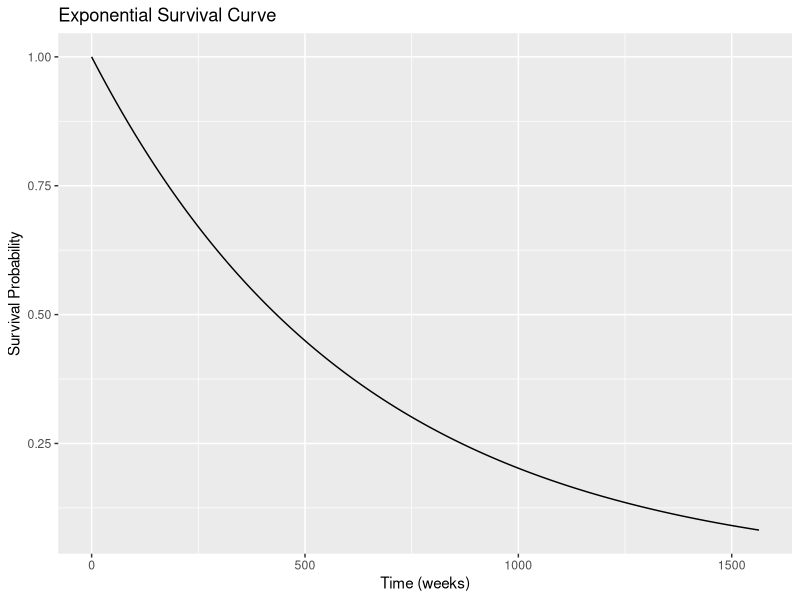

Recreate this plot in R.
## ---- chunk 1
#| message: FALSE
#| warning: FALSE
#| echo: FALSE
#| code-fold: TRUE
#| code-summary: "Show the code"
library(Matrix)
library(tidyverse)
## ---- chunk 2
P5Y <- .659
lambda <- -log(P5Y) / (5*52.14)
lambda
## ---- chunk 3
E_surv <- 1/lambda
E_surv
## ---- chunk 4
S <- function(t, lambda) {
  exp(-lambda * t)
}

t <- seq(0, 30*52.14, by = 1)

df <- data.frame(t , S = S(t, lambda))
ggplot(df, aes(x = t, y = S)) +
  geom_line() +
  labs(title = "Exponential Survival Curve", x = "Time (weeks)", y = "Survival Probability") 
  
## ---- chunk 5
#| message: false
#| warning: false
#| code-fold: TRUE
#| code-summary: "Show the code"
states <- c("C", "T", "F", "H", "NT", "D")

p12 = 0.9
p22 = 0.4
p23 = 1 - p22
p33 = 0.6
p36 = 0.001
p34 = 1 - (p33 + p36)
p46 = 0.0005
p44 = 1 - p46
p56 = 0.01
p55 = 1 - p56

P = matrix(c(
  0.0, p12, 0.0, 0.0, 1-p12, 0.0,
  0.0, p22, p23, 0.0, 0.0, 0.0,
  0.0, 0.0, p33, p34, 0.0, p36,
  0.0, 0.0, 0.0, p44, 0.0, p46,
  0.0, 0.0, 0.0, 0.0, p55, p56,
  0.0, 0.0, 0.0, 0.0, 0.0, 1.0
), nrow = length(states), byrow = TRUE)
colnames(P) <- states
rownames(P) <- states
rowSums(P)
P
## ---- chunk 6
#| message: false
#| warning: false
#| code-fold: TRUE
#| code-summary: "Show the code"
t_states <- c('T', 'F', 'H', 'D')
n_states <- c('NT', 'D')
P_t <- P[t_states, t_states]
P_n <- P[n_states, n_states]
## ---- chunk 7
#| message: false
#| warning: false
#| code-fold: TRUE
#| code-summary: "Show the code"
P_t
## ---- chunk 8
#| message: false
#| warning: false
#| code-fold: TRUE
#| code-summary: "Show the code"
P_n
## ---- chunk 9
#| message: false
#| warning: false
#| code-fold: TRUE
#| code-summary: "Show the code"
transient_states <- c("C", "T", "F", "H", "NT")
Q_t <- P_t[
  intersect(rownames(P_t), transient_states),
  intersect(colnames(P_t), transient_states),
  drop = FALSE]
  
Q_t
## ---- chunk 10
#| message: false
#| warning: false
#| code-fold: TRUE
#| code-summary: "Show the code"
Q_n <- P_n[
  intersect(rownames(P_n), transient_states),
  intersect(colnames(P_n), transient_states),
  drop = FALSE]
  
Q_n


## ---- chunk 11
#| message: false
#| warning: false
#| code-fold: TRUE
#| code-summary: "Show the code"
I_t = diag(nrow(Q_t))
N_t = solve(I_t - Q_t)
N_t
## ---- chunk 12
#| message: false
#| warning: false
#| code-fold: TRUE
#| code-summary: "Show the code"
I_n = diag(nrow(Q_n))
N_n = solve(I_n - Q_n)
N_n
## ---- chunk 13
#| message: false
#| warning: false
#| code-fold: TRUE
#| code-summary: "Show the code"

t_t <- N_t %*% rep(1, ncol(N_t))
# rowSums(N) # alternate calculation
t_t
## ---- chunk 14
#| message: false
#| warning: false
#| code-fold: TRUE
#| code-summary: "Show the code"
t_n <- N_n %*% rep(1, ncol(N_n))
# rowSums(N) # alternate calculation
t_n
## ---- chunk 15
#| message: false
#| warning: false
#| code-fold: TRUE
#| code-summary: "Show the code"
cat(" Weeks:", round(N_t[1,],2), "\n",
    "Years:", round(N_t[1,] / 52.14,2))
## ---- chunk 16
#| message: false
#| warning: false
#| code-fold: TRUE
#| code-summary: "Show the code"
cat(" Weeks:", round(N_n[1,],2), "\n",
    "Years:", round(N_n[1,] / 52.14,2))
## ---- chunk 17
Penalty <- c(8,5,4,5,6,7,6,3,4,3)
names(Penalty) <- c("H", "PN", "L", "S", "T", "DW", "DS", "MT", "NS", "HL")
Penalty
## ---- chunk 18
#| message: false
#| warning: false
#| code-fold: TRUE
#| code-summary: "Show the code"
Probs<-matrix(c(.1,.9,.5,.05,.9,
                  .4,.8,.5,.4,.9,
                  .01,.9,.1,.4,.9,
                  .9,.9,.8,.2,.9,
                  .8,.8,.4,.9,.9,
                  .5,.5,.5,.1,.6,
                  .5,.5,.5,.1,.6,
                  .01,.5,.5,.5,0,
                  .01,.5,.5,.5,.5,
                  .01,.5,.5,.5,.5 
                  ), nrow = 10, byrow = TRUE)
rownames(Probs) <- c("H", "PN", "L", "S", "T", "DW", "DS", "MT", "NS", "HL")
colnames(Probs) <- transient_states 
Probs
## ---- chunk 19
#| message: false
#| warning: false
#| code-fold: TRUE
#| code-summary: "Show the code"
suffering <- Probs * Penalty
cs <- colSums(suffering)
cs_n <- cs/cs[1]
round(cs_n,2)
## ---- chunk 20
#| message: false
#| warning: false
#| code-fold: TRUE
#| code-summary: "Show the code"
T_t <- N_t[1,] * cs_n[1:4]
round(T_t,2)
## ---- chunk 21
#| message: false
#| warning: false
#| code-fold: TRUE
#| code-summary: "Show the code"
T_n <- N_n[1,] * cs_n[5]
round(T_n,2)
